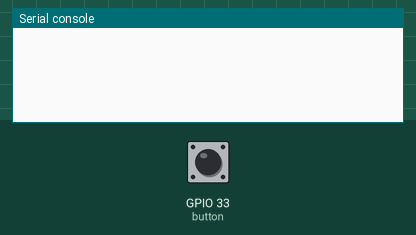
Bench run of a program on a simulated ESP32 board running MicroPython. On the bench: the last lines printed to the serial console. The inputs (shaded band) are chosen by the test bench; at power-on: GPIO 33 (button) LOW.

Above: at 1.2 s.
1.3 s: GPIO 33 (button) pulled HIGH for 0.15 s
At 1.43 s:
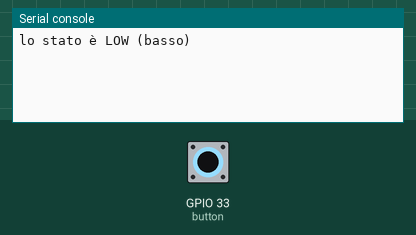
At 2.4 s:
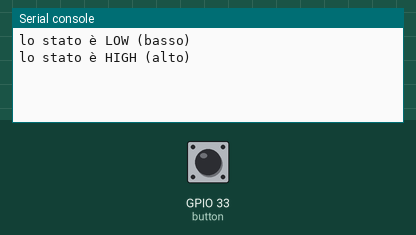

The program:

button.py
```python
from machine import Pin
import time

button = Pin(33, Pin.IN) # Utilizziamo GPIO33
ultimoStato = 1
prev_button_state = 0

while True:
    # Legge lo stato del pulsante
    statoCorrente = button.value()

    # Controlla se il pulsante è stato rilasciato
    if prev_button_state == 0 and statoCorrente == 1:
        print("lo stato è LOW (basso)")

    # Controlla se lo stato del pulsante è premuto
    if prev_button_state == 1 and statoCorrente == 0:
        print("lo stato è HIGH (alto)")

    # Salva lo stato per il nuovo loop
    prev_button_state = statoCorrente
```

Measured:
- after the input at 1.3 s, the serial console: prints a new line at once (image 1)
